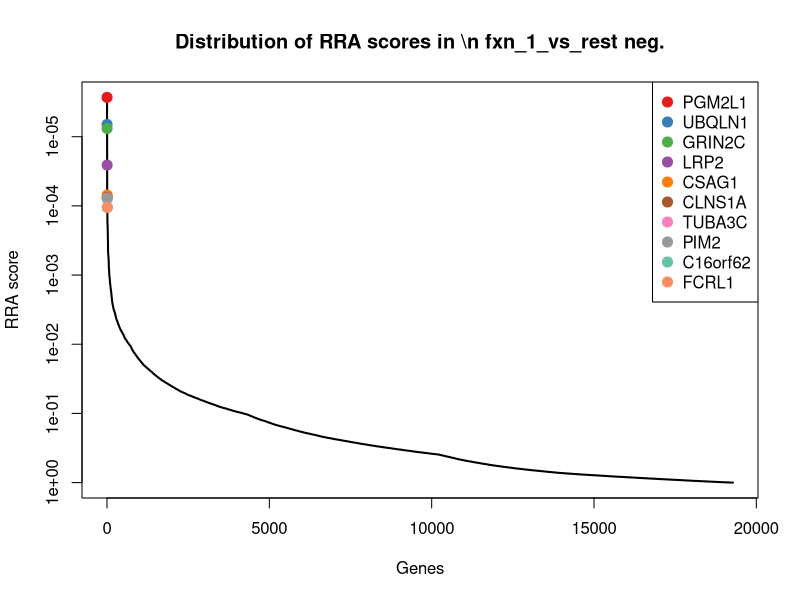
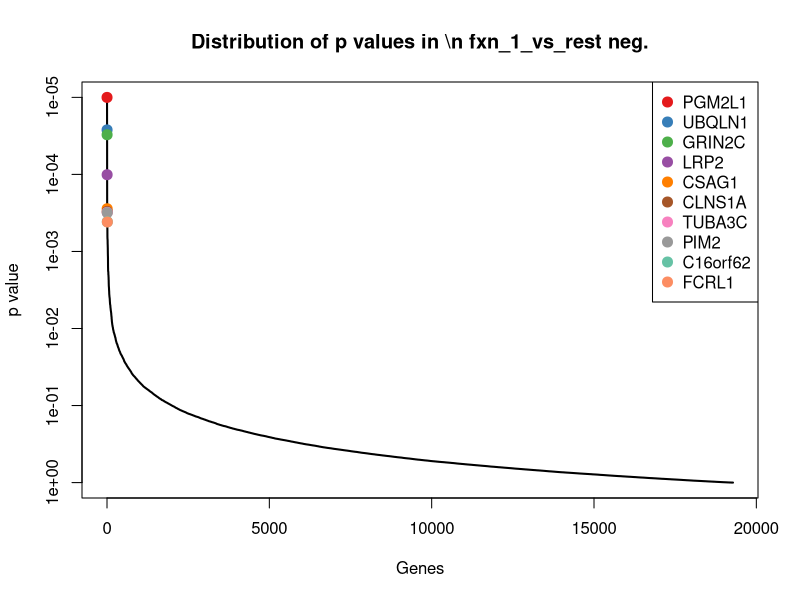
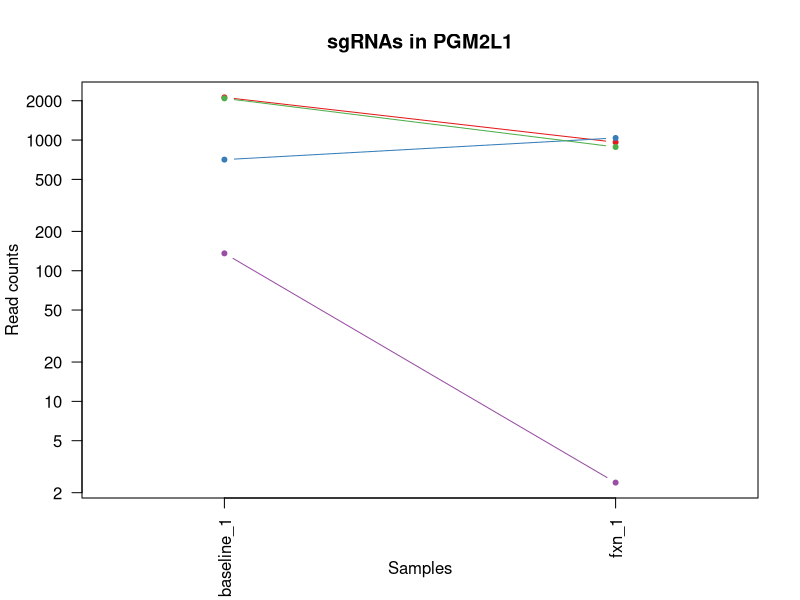
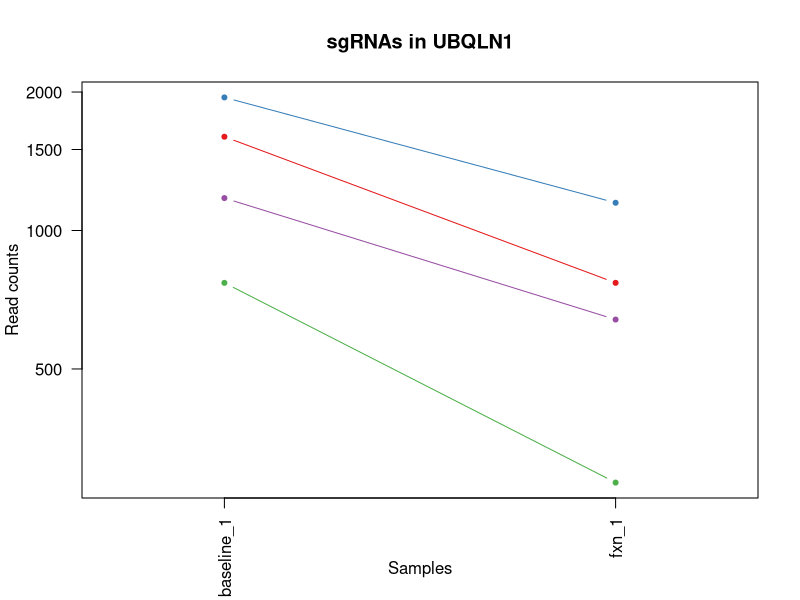
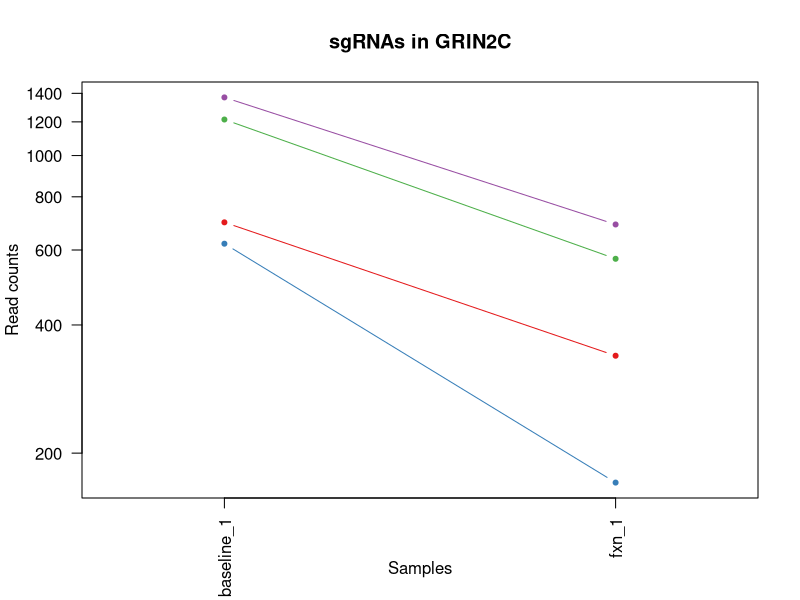
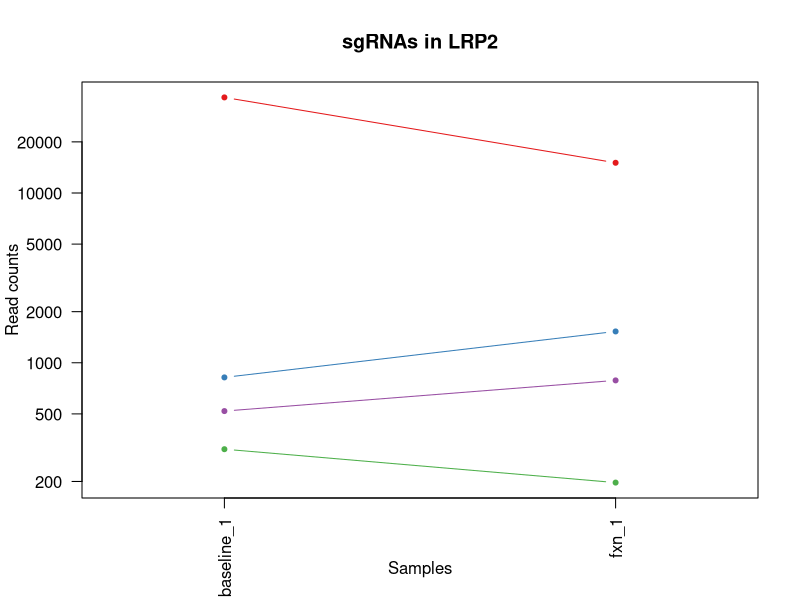
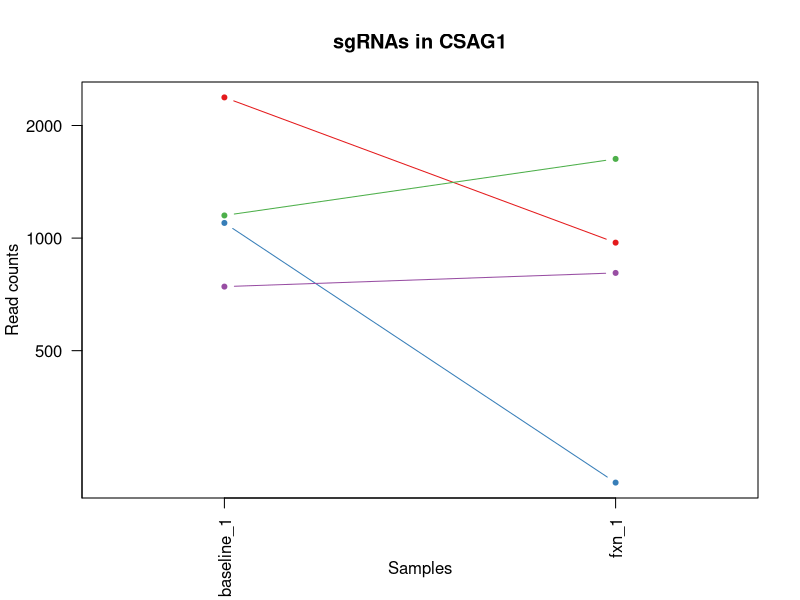
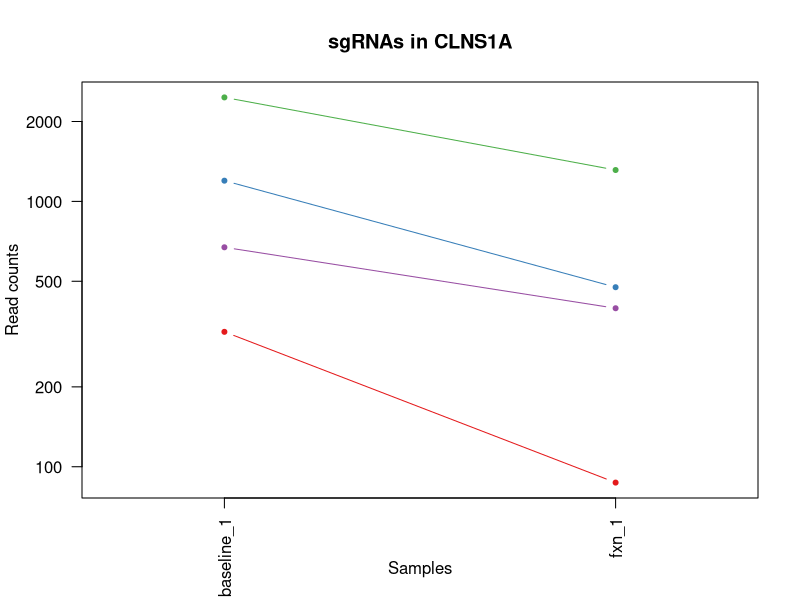

Write R code to recreate these figures, in order. (Note: this script raises an error after producing the figures.)
pdf(file='totalNormTest_totalNormCount_screen1.pdf',width=4.5,height=4.5);
gstable=read.table('totalNormTest_totalNormCount_screen1.gene_summary.txt',header=T)
# 
#
# parameters
# Do not modify the variables beginning with "__"

# gstablename='__GENE_SUMMARY_FILE__'
startindex=3
# outputfile='__OUTPUT_FILE__'
targetgenelist=c("PGM2L1","UBQLN1","GRIN2C","LRP2","CSAG1","CLNS1A","TUBA3C","PIM2","C16orf62","FCRL1")
# samplelabel=sub('.\\w+.\\w+$','',colnames(gstable)[startindex]);
samplelabel='fxn_1_vs_rest neg.'


# You need to write some codes in front of this code:
# gstable=read.table(gstablename,header=T)
# pdf(file=outputfile,width=6,height=6)


# set up color using RColorBrewer
#library(RColorBrewer)
#colors <- brewer.pal(length(targetgenelist), "Set1")

colors=c( "#E41A1C", "#377EB8", "#4DAF4A", "#984EA3", "#FF7F00",  "#A65628", "#F781BF",
          "#999999", "#66C2A5", "#FC8D62", "#8DA0CB", "#E78AC3", "#A6D854", "#FFD92F", "#E5C494", "#B3B3B3", 
          "#8DD3C7", "#FFFFB3", "#BEBADA", "#FB8072", "#80B1D3", "#FDB462", "#B3DE69", "#FCCDE5",
          "#D9D9D9", "#BC80BD", "#CCEBC5", "#FFED6F")

######
# function definition

plotrankedvalues<-function(val, tglist, ...){
  
  plot(val,log='y',ylim=c(max(val),min(val)),type='l',lwd=2, ...)
  if(length(tglist)>0){
    for(i in 1:length(tglist)){
      targetgene=tglist[i];
      tx=which(names(val)==targetgene);ty=val[targetgene];
      points(tx,ty,col=colors[(i %% length(colors)) ],cex=2,pch=20)
      # text(tx+50,ty,targetgene,col=colors[i])
    }
    legend('topright',tglist,pch=20,pt.cex = 2,cex=1,col=colors)
  }
}



plotrandvalues<-function(val,targetgenelist, ...){
  # choose the one with the best distance distribution
  
  mindiffvalue=0;
  randval=val;
  for(i in 1:20){
    randval0=sample(val)
    vindex=sort(which(names(randval0) %in% targetgenelist))
    if(max(vindex)>0.9*length(val)){
      # print('pass...')
      next;
    }
    mindiffind=min(diff(vindex));
    if (mindiffind > mindiffvalue){
      mindiffvalue=mindiffind;
      randval=randval0;
      # print(paste('Diff: ',mindiffvalue))
    }
  }
  plot(randval,log='y',ylim=c(max(randval),min(randval)),pch=20,col='grey', ...)
  
  if(length(targetgenelist)>0){
    for(i in 1:length(targetgenelist)){
      targetgene=targetgenelist[i];
      tx=which(names(randval)==targetgene);ty=randval[targetgene];
      points(tx,ty,col=colors[(i %% length(colors)) ],cex=2,pch=20)
      text(tx+50,ty,targetgene,col=colors[i])
    }
  }
  
}




# set.seed(1235)



pvec=gstable[,startindex]
names(pvec)=gstable[,'id']
pvec=sort(pvec);

plotrankedvalues(pvec,targetgenelist,xlab='Genes',ylab='RRA score',main=paste('Distribution of RRA scores in \\n',samplelabel))

# plotrandvalues(pvec,targetgenelist,xlab='Genes',ylab='RRA score',main=paste('Distribution of RRA scores in \\n',samplelabel))


pvec=gstable[,startindex+1]
names(pvec)=gstable[,'id']
pvec=sort(pvec);

plotrankedvalues(pvec,targetgenelist,xlab='Genes',ylab='p value',main=paste('Distribution of p values in \\n',samplelabel))

# plotrandvalues(pvec,targetgenelist,xlab='Genes',ylab='p value',main=paste('Distribution of p values in \\n',samplelabel))



# you need to write after this code:
# dev.off()






# parameters
# Do not modify the variables beginning with "__"
targetmat=list(c(2119.7237271130216,961.6257232426135),c(707.3425915474975,1036.6658808366903),c(2084.010990406226,883.8063005524599),c(134.78678047403452,1.3896325480384588))
targetgene="PGM2L1"
collabel=c("baseline_1","fxn_1")

# set up color using RColorBrewer
#library(RColorBrewer)
#colors <- brewer.pal(length(targetgenelist), "Set1")

colors=c( "#E41A1C", "#377EB8", "#4DAF4A", "#984EA3", "#FF7F00",  "#A65628", "#F781BF",
          "#999999", "#66C2A5", "#FC8D62", "#8DA0CB", "#E78AC3", "#A6D854", "#FFD92F", "#E5C494", "#B3B3B3", 
          "#8DD3C7", "#FFFFB3", "#BEBADA", "#FB8072", "#80B1D3", "#FDB462", "#B3DE69", "#FCCDE5",
          "#D9D9D9", "#BC80BD", "#CCEBC5", "#FFED6F")


## code

targetmatvec=unlist(targetmat)+1
yrange=range(targetmatvec[targetmatvec>0]);
# yrange[1]=1; # set the minimum value to 1
for(i in 1:length(targetmat)){
  vali=targetmat[[i]]+1;
  if(i==1){
    plot(1:length(vali),vali,type='b',las=1,pch=20,main=paste('sgRNAs in',targetgene),ylab='Read counts',xlab='Samples',xlim=c(0.7,length(vali)+0.3),ylim = yrange,col=colors[(i %% length(colors))],xaxt='n',log='y')
    axis(1,at=1:length(vali),labels=(collabel),las=2)
    # lines(0:100,rep(1,101),col='black');
  }else{
    lines(1:length(vali),vali,type='b',pch=20,col=colors[(i %% length(colors))])
  }
}




# parameters
# Do not modify the variables beginning with "__"
targetmat=list(c(1597.8569616879138,768.4667990652678),c(1945.7681386379859,1147.8364846797672),c(768.3998510784704,282.09540725180716),c(1175.0642400300446,639.230972097691))
targetgene="UBQLN1"
collabel=c("baseline_1","fxn_1")

# set up color using RColorBrewer
#library(RColorBrewer)
#colors <- brewer.pal(length(targetgenelist), "Set1")

colors=c( "#E41A1C", "#377EB8", "#4DAF4A", "#984EA3", "#FF7F00",  "#A65628", "#F781BF",
          "#999999", "#66C2A5", "#FC8D62", "#8DA0CB", "#E78AC3", "#A6D854", "#FFD92F", "#E5C494", "#B3B3B3", 
          "#8DD3C7", "#FFFFB3", "#BEBADA", "#FB8072", "#80B1D3", "#FDB462", "#B3DE69", "#FCCDE5",
          "#D9D9D9", "#BC80BD", "#CCEBC5", "#FFED6F")


## code

targetmatvec=unlist(targetmat)+1
yrange=range(targetmatvec[targetmatvec>0]);
# yrange[1]=1; # set the minimum value to 1
for(i in 1:length(targetmat)){
  vali=targetmat[[i]]+1;
  if(i==1){
    plot(1:length(vali),vali,type='b',las=1,pch=20,main=paste('sgRNAs in',targetgene),ylab='Read counts',xlab='Samples',xlim=c(0.7,length(vali)+0.3),ylim = yrange,col=colors[(i %% length(colors))],xaxt='n',log='y')
    axis(1,at=1:length(vali),labels=(collabel),las=2)
    # lines(0:100,rep(1,101),col='black');
  }else{
    lines(1:length(vali),vali,type='b',pch=20,col=colors[(i %% length(colors))])
  }
}




# parameters
# Do not modify the variables beginning with "__"
targetmat=list(c(695.8223539001441,337.6807091733455),c(619.7887854276117,169.535170860692),c(1214.233048031046,571.1389772438067),c(1368.6042325055814,687.8681112790372))
targetgene="GRIN2C"
collabel=c("baseline_1","fxn_1")

# set up color using RColorBrewer
#library(RColorBrewer)
#colors <- brewer.pal(length(targetgenelist), "Set1")

colors=c( "#E41A1C", "#377EB8", "#4DAF4A", "#984EA3", "#FF7F00",  "#A65628", "#F781BF",
          "#999999", "#66C2A5", "#FC8D62", "#8DA0CB", "#E78AC3", "#A6D854", "#FFD92F", "#E5C494", "#B3B3B3", 
          "#8DD3C7", "#FFFFB3", "#BEBADA", "#FB8072", "#80B1D3", "#FDB462", "#B3DE69", "#FCCDE5",
          "#D9D9D9", "#BC80BD", "#CCEBC5", "#FFED6F")


## code

targetmatvec=unlist(targetmat)+1
yrange=range(targetmatvec[targetmatvec>0]);
# yrange[1]=1; # set the minimum value to 1
for(i in 1:length(targetmat)){
  vali=targetmat[[i]]+1;
  if(i==1){
    plot(1:length(vali),vali,type='b',las=1,pch=20,main=paste('sgRNAs in',targetgene),ylab='Read counts',xlab='Samples',xlim=c(0.7,length(vali)+0.3),ylim = yrange,col=colors[(i %% length(colors))],xaxt='n',log='y')
    axis(1,at=1:length(vali),labels=(collabel),las=2)
    # lines(0:100,rep(1,101),col='black');
  }else{
    lines(1:length(vali),vali,type='b',pch=20,col=colors[(i %% length(colors))])
  }
}




# parameters
# Do not modify the variables beginning with "__"
targetmat=list(c(36553.714055052274,15062.227188188857),c(819.0888967268253,1528.5958028423047),c(308.74236894907057,195.93818927342272),c(518.410694130902,786.5320221897678))
targetgene="LRP2"
collabel=c("baseline_1","fxn_1")

# set up color using RColorBrewer
#library(RColorBrewer)
#colors <- brewer.pal(length(targetgenelist), "Set1")

colors=c( "#E41A1C", "#377EB8", "#4DAF4A", "#984EA3", "#FF7F00",  "#A65628", "#F781BF",
          "#999999", "#66C2A5", "#FC8D62", "#8DA0CB", "#E78AC3", "#A6D854", "#FFD92F", "#E5C494", "#B3B3B3", 
          "#8DD3C7", "#FFFFB3", "#BEBADA", "#FB8072", "#80B1D3", "#FDB462", "#B3DE69", "#FCCDE5",
          "#D9D9D9", "#BC80BD", "#CCEBC5", "#FFED6F")


## code

targetmatvec=unlist(targetmat)+1
yrange=range(targetmatvec[targetmatvec>0]);
# yrange[1]=1; # set the minimum value to 1
for(i in 1:length(targetmat)){
  vali=targetmat[[i]]+1;
  if(i==1){
    plot(1:length(vali),vali,type='b',las=1,pch=20,main=paste('sgRNAs in',targetgene),ylab='Read counts',xlab='Samples',xlim=c(0.7,length(vali)+0.3),ylim = yrange,col=colors[(i %% length(colors))],xaxt='n',log='y')
    axis(1,at=1:length(vali),labels=(collabel),las=2)
    # lines(0:100,rep(1,101),col='black');
  }else{
    lines(1:length(vali),vali,type='b',pch=20,col=colors[(i %% length(colors))])
  }
}




# parameters
# Do not modify the variables beginning with "__"
targetmat=list(c(2376.6250266490024,971.3531510788828),c(1096.7266240280417,220.95157513811498),c(1148.567693441132,1627.2597137530354),c(740.7512807248222,805.9868778623062))
targetgene="CSAG1"
collabel=c("baseline_1","fxn_1")

# set up color using RColorBrewer
#library(RColorBrewer)
#colors <- brewer.pal(length(targetgenelist), "Set1")

colors=c( "#E41A1C", "#377EB8", "#4DAF4A", "#984EA3", "#FF7F00",  "#A65628", "#F781BF",
          "#999999", "#66C2A5", "#FC8D62", "#8DA0CB", "#E78AC3", "#A6D854", "#FFD92F", "#E5C494", "#B3B3B3", 
          "#8DD3C7", "#FFFFB3", "#BEBADA", "#FB8072", "#80B1D3", "#FDB462", "#B3DE69", "#FCCDE5",
          "#D9D9D9", "#BC80BD", "#CCEBC5", "#FFED6F")


## code

targetmatvec=unlist(targetmat)+1
yrange=range(targetmatvec[targetmatvec>0]);
# yrange[1]=1; # set the minimum value to 1
for(i in 1:length(targetmat)){
  vali=targetmat[[i]]+1;
  if(i==1){
    plot(1:length(vali),vali,type='b',las=1,pch=20,main=paste('sgRNAs in',targetgene),ylab='Read counts',xlab='Samples',xlim=c(0.7,length(vali)+0.3),ylim = yrange,col=colors[(i %% length(colors))],xaxt='n',log='y')
    axis(1,at=1:length(vali),labels=(collabel),las=2)
    # lines(0:100,rep(1,101),col='black');
  }else{
    lines(1:length(vali),vali,type='b',pch=20,col=colors[(i %% length(colors))])
  }
}




# parameters
# Do not modify the variables beginning with "__"
targetmat=list(c(321.41463036115925,86.15721797838445),c(1195.8006677952808,473.8646988811145),c(2464.178832768888,1311.8131253483052),c(670.4778310759667,394.6556436429223))
targetgene="CLNS1A"
collabel=c("baseline_1","fxn_1")

# set up color using RColorBrewer
#library(RColorBrewer)
#colors <- brewer.pal(length(targetgenelist), "Set1")

colors=c( "#E41A1C", "#377EB8", "#4DAF4A", "#984EA3", "#FF7F00",  "#A65628", "#F781BF",
          "#999999", "#66C2A5", "#FC8D62", "#8DA0CB", "#E78AC3", "#A6D854", "#FFD92F", "#E5C494", "#B3B3B3", 
          "#8DD3C7", "#FFFFB3", "#BEBADA", "#FB8072", "#80B1D3", "#FDB462", "#B3DE69", "#FCCDE5",
          "#D9D9D9", "#BC80BD", "#CCEBC5", "#FFED6F")


## code

targetmatvec=unlist(targetmat)+1
yrange=range(targetmatvec[targetmatvec>0]);
# yrange[1]=1; # set the minimum value to 1
for(i in 1:length(targetmat)){
  vali=targetmat[[i]]+1;
  if(i==1){
    plot(1:length(vali),vali,type='b',las=1,pch=20,main=paste('sgRNAs in',targetgene),ylab='Read counts',xlab='Samples',xlim=c(0.7,length(vali)+0.3),ylim = yrange,col=colors[(i %% length(colors))],xaxt='n',log='y')
    axis(1,at=1:length(vali),labels=(collabel),las=2)
    # lines(0:100,rep(1,101),col='black');
  }else{
    lines(1:length(vali),vali,type='b',pch=20,col=colors[(i %% length(colors))])
  }
}




# parameters
# Do not modify the variables beginning with "__"
targetmat=list(c(31377.6712800964,13489.163143809319),c(473.48176730622384,312.66732330865324),c(1052.9497209680987,1340.9954088571128),c(1550.623987333765,1171.4602379964208))
targetgene="TUBA3C"
collabel=c("baseline_1","fxn_1")

# set up color using RColorBrewer
#library(RColorBrewer)
#colors <- brewer.pal(length(targetgenelist), "Set1")

colors=c( "#E41A1C", "#377EB8", "#4DAF4A", "#984EA3", "#FF7F00",  "#A65628", "#F781BF",
          "#999999", "#66C2A5", "#FC8D62", "#8DA0CB", "#E78AC3", "#A6D854", "#FFD92F", "#E5C494", "#B3B3B3", 
          "#8DD3C7", "#FFFFB3", "#BEBADA", "#FB8072", "#80B1D3", "#FDB462", "#B3DE69", "#FCCDE5",
          "#D9D9D9", "#BC80BD", "#CCEBC5", "#FFED6F")


## code

targetmatvec=unlist(targetmat)+1
yrange=range(targetmatvec[targetmatvec>0]);
# yrange[1]=1; # set the minimum value to 1
for(i in 1:length(targetmat)){
  vali=targetmat[[i]]+1;
  if(i==1){
    plot(1:length(vali),vali,type='b',las=1,pch=20,main=paste('sgRNAs in',targetgene),ylab='Read counts',xlab='Samples',xlim=c(0.7,length(vali)+0.3),ylim = yrange,col=colors[(i %% length(colors))],xaxt='n',log='y')
    axis(1,at=1:length(vali),labels=(collabel),las=2)
    # lines(0:100,rep(1,101),col='black');
  }else{
    lines(1:length(vali),vali,type='b',pch=20,col=colors[(i %% length(colors))])
  }
}




# parameters
# Do not modify the variables beginning with "__"
targetmat=list(c(660.1096171933485,357.1355648458839),c(2033.3219447578715,1371.567324913959),c(1650.8500548657391,893.5337283887291),c(577.1639061324043,315.44658840473016))
targetgene="PIM2"
collabel=c("baseline_1","fxn_1")

# set up color using RColorBrewer
#library(RColorBrewer)
#colors <- brewer.pal(length(targetgenelist), "Set1")

colors=c( "#E41A1C", "#377EB8", "#4DAF4A", "#984EA3", "#FF7F00",  "#A65628", "#F781BF",
          "#999999", "#66C2A5", "#FC8D62", "#8DA0CB", "#E78AC3", "#A6D854", "#FFD92F", "#E5C494", "#B3B3B3", 
          "#8DD3C7", "#FFFFB3", "#BEBADA", "#FB8072", "#80B1D3", "#FDB462", "#B3DE69", "#FCCDE5",
          "#D9D9D9", "#BC80BD", "#CCEBC5", "#FFED6F")


## code

targetmatvec=unlist(targetmat)+1
yrange=range(targetmatvec[targetmatvec>0]);
# yrange[1]=1; # set the minimum value to 1
for(i in 1:length(targetmat)){
  vali=targetmat[[i]]+1;
  if(i==1){
    plot(1:length(vali),vali,type='b',las=1,pch=20,main=paste('sgRNAs in',targetgene),ylab='Read counts',xlab='Samples',xlim=c(0.7,length(vali)+0.3),ylim = yrange,col=colors[(i %% length(colors))],xaxt='n',log='y')
    axis(1,at=1:length(vali),labels=(collabel),las=2)
    # lines(0:100,rep(1,101),col='black');
  }else{
    lines(1:length(vali),vali,type='b',pch=20,col=colors[(i %% length(colors))])
  }
}




# parameters
# Do not modify the variables beginning with "__"
targetmat=list(c(4847.716002006302,3479.639900288301),c(548.3633120140208,792.0905523819216),c(2009.1294456984294,800.4283476701523),c(609.4205715449938,94.4950132666152))
targetgene="C16orf62"
collabel=c("baseline_1","fxn_1")

# set up color using RColorBrewer
#library(RColorBrewer)
#colors <- brewer.pal(length(targetgenelist), "Set1")

colors=c( "#E41A1C", "#377EB8", "#4DAF4A", "#984EA3", "#FF7F00",  "#A65628", "#F781BF",
          "#999999", "#66C2A5", "#FC8D62", "#8DA0CB", "#E78AC3", "#A6D854", "#FFD92F", "#E5C494", "#B3B3B3", 
          "#8DD3C7", "#FFFFB3", "#BEBADA", "#FB8072", "#80B1D3", "#FDB462", "#B3DE69", "#FCCDE5",
          "#D9D9D9", "#BC80BD", "#CCEBC5", "#FFED6F")


## code

targetmatvec=unlist(targetmat)+1
yrange=range(targetmatvec[targetmatvec>0]);
# yrange[1]=1; # set the minimum value to 1
for(i in 1:length(targetmat)){
  vali=targetmat[[i]]+1;
  if(i==1){
    plot(1:length(vali),vali,type='b',las=1,pch=20,main=paste('sgRNAs in',targetgene),ylab='Read counts',xlab='Samples',xlim=c(0.7,length(vali)+0.3),ylim = yrange,col=colors[(i %% length(colors))],xaxt='n',log='y')
    axis(1,at=1:length(vali),labels=(collabel),las=2)
    # lines(0:100,rep(1,101),col='black');
  }else{
    lines(1:length(vali),vali,type='b',pch=20,col=colors[(i %% length(colors))])
  }
}




# parameters
# Do not modify the variables beginning with "__"
targetmat=list(c(2336.3041948832656,982.4702114631904),c(900.8825840230343,1185.3565634768054),c(880.1461562577982,1049.1725737690365),c(4341.977569287488,1924.6410790332654))
targetgene="FCRL1"
collabel=c("baseline_1","fxn_1")

# set up color using RColorBrewer
#library(RColorBrewer)
#colors <- brewer.pal(length(targetgenelist), "Set1")

colors=c( "#E41A1C", "#377EB8", "#4DAF4A", "#984EA3", "#FF7F00",  "#A65628", "#F781BF",
          "#999999", "#66C2A5", "#FC8D62", "#8DA0CB", "#E78AC3", "#A6D854", "#FFD92F", "#E5C494", "#B3B3B3", 
          "#8DD3C7", "#FFFFB3", "#BEBADA", "#FB8072", "#80B1D3", "#FDB462", "#B3DE69", "#FCCDE5",
          "#D9D9D9", "#BC80BD", "#CCEBC5", "#FFED6F")


## code

targetmatvec=unlist(targetmat)+1
yrange=range(targetmatvec[targetmatvec>0]);
# yrange[1]=1; # set the minimum value to 1
for(i in 1:length(targetmat)){
  vali=targetmat[[i]]+1;
  if(i==1){
    plot(1:length(vali),vali,type='b',las=1,pch=20,main=paste('sgRNAs in',targetgene),ylab='Read counts',xlab='Samples',xlim=c(0.7,length(vali)+0.3),ylim = yrange,col=colors[(i %% length(colors))],xaxt='n',log='y')
    axis(1,at=1:length(vali),labels=(collabel),las=2)
    # lines(0:100,rep(1,101),col='black');
  }else{
    lines(1:length(vali),vali,type='b',pch=20,col=colors[(i %% length(colors))])
  }
}



# 
#
# parameters
# Do not modify the variables beginning with "__"

# gstablename='__GENE_SUMMARY_FILE__'
startindex=9
# outputfile='__OUTPUT_FILE__'
targetgenelist=c("TRA2B","CSNK2A1","DDX6","RPL27A","C9orf62","SUPV3L1","ATPAF2","CSNK1A1","HSD17B10","NPIPB6")
# samplelabel=sub('.\\w+.\\w+$','',colnames(gstable)[startindex]);
samplelabel='fxn_1_vs_rest pos.'


# You need to write some codes in front of this code:
# gstable=read.table(gstablename,header=T)
# pdf(file=outputfile,width=6,height=6)


# set up color using RColorBrewer
#library(RColorBrewer)
#colors <- brewer.pal(length(targetgenelist), "Set1")

colors=c( "#E41A1C", "#377EB8", "#4DAF4A", "#984EA3", "#FF7F00",  "#A65628", "#F781BF",
          "#999999", "#66C2A5", "#FC8D62", "#8DA0CB", "#E78AC3", "#A6D854", "#FFD92F", "#E5C494", "#B3B3B3", 
          "#8DD3C7", "#FFFFB3", "#BEBADA", "#FB8072", "#80B1D3", "#FDB462", "#B3DE69", "#FCCDE5",
          "#D9D9D9", "#BC80BD", "#CCEBC5", "#FFED6F")

######
# function definition

plotrankedvalues<-function(val, tglist, ...){
  
  plot(val,log='y',ylim=c(max(val),min(val)),type='l',lwd=2, ...)
  if(length(tglist)>0){
    for(i in 1:length(tglist)){
      targetgene=tglist[i];
      tx=which(names(val)==targetgene);ty=val[targetgene];
      points(tx,ty,col=colors[(i %% length(colors)) ],cex=2,pch=20)
      # text(tx+50,ty,targetgene,col=colors[i])
    }
    legend('topright',tglist,pch=20,pt.cex = 2,cex=1,col=colors)
  }
}



plotrandvalues<-function(val,targetgenelist, ...){
  # choose the one with the best distance distribution
  
  mindiffvalue=0;
  randval=val;
  for(i in 1:20){
    randval0=sample(val)
    vindex=sort(which(names(randval0) %in% targetgenelist))
    if(max(vindex)>0.9*length(val)){
      # print('pass...')
      next;
    }
    mindiffind=min(diff(vindex));
    if (mindiffind > mindiffvalue){
      mindiffvalue=mindiffind;
      randval=randval0;
      # print(paste('Diff: ',mindiffvalue))
    }
  }
  plot(randval,log='y',ylim=c(max(randval),min(randval)),pch=20,col='grey', ...)
  
  if(length(targetgenelist)>0){
    for(i in 1:length(targetgenelist)){
      targetgene=targetgenelist[i];
      tx=which(names(randval)==targetgene);ty=randval[targetgene];
      points(tx,ty,col=colors[(i %% length(colors)) ],cex=2,pch=20)
      text(tx+50,ty,targetgene,col=colors[i])
    }
  }
  
}




# set.seed(1235)



pvec=gstable[,startindex]
names(pvec)=gstable[,'id']
pvec=sort(pvec);

plotrankedvalues(pvec,targetgenelist,xlab='Genes',ylab='RRA score',main=paste('Distribution of RRA scores in \\n',samplelabel))

# plotrandvalues(pvec,targetgenelist,xlab='Genes',ylab='RRA score',main=paste('Distribution of RRA scores in \\n',samplelabel))


pvec=gstable[,startindex+1]
names(pvec)=gstable[,'id']
pvec=sort(pvec);

plotrankedvalues(pvec,targetgenelist,xlab='Genes',ylab='p value',main=paste('Distribution of p values in \\n',samplelabel))

# plotrandvalues(pvec,targetgenelist,xlab='Genes',ylab='p value',main=paste('Distribution of p values in \\n',samplelabel))



# you need to write after this code:
# dev.off()






# parameters
# Do not modify the variables beginning with "__"
targetmat=list(c(2130.0919409956396,7584.614447193909),c(2964.1571466640244,9550.944502668328),c(2961.8530991345538,6795.303159908064),c(2221.101818409731,8094.609592324023))
targetgene="TRA2B"
collabel=c("baseline_1","fxn_1")

# set up color using RColorBrewer
#library(RColorBrewer)
#colors <- brewer.pal(length(targetgenelist), "Set1")

colors=c( "#E41A1C", "#377EB8", "#4DAF4A", "#984EA3", "#FF7F00",  "#A65628", "#F781BF",
          "#999999", "#66C2A5", "#FC8D62", "#8DA0CB", "#E78AC3", "#A6D854", "#FFD92F", "#E5C494", "#B3B3B3", 
          "#8DD3C7", "#FFFFB3", "#BEBADA", "#FB8072", "#80B1D3", "#FDB462", "#B3DE69", "#FCCDE5",
          "#D9D9D9", "#BC80BD", "#CCEBC5", "#FFED6F")


## code

targetmatvec=unlist(targetmat)+1
yrange=range(targetmatvec[targetmatvec>0]);
# yrange[1]=1; # set the minimum value to 1
for(i in 1:length(targetmat)){
  vali=targetmat[[i]]+1;
  if(i==1){
    plot(1:length(vali),vali,type='b',las=1,pch=20,main=paste('sgRNAs in',targetgene),ylab='Read counts',xlab='Samples',xlim=c(0.7,length(vali)+0.3),ylim = yrange,col=colors[(i %% length(colors))],xaxt='n',log='y')
    axis(1,at=1:length(vali),labels=(collabel),las=2)
    # lines(0:100,rep(1,101),col='black');
  }else{
    lines(1:length(vali),vali,type='b',pch=20,col=colors[(i %% length(colors))])
  }
}




# parameters
# Do not modify the variables beginning with "__"
targetmat=list(c(11180.390636756454,27132.57550045091),c(1010.3248416728914,2633.3536785328797),c(673.9339023701727,1766.2229685568811),c(925.0750830824763,2495.780056277072))
targetgene="CSNK2A1"
collabel=c("baseline_1","fxn_1")

# set up color using RColorBrewer
#library(RColorBrewer)
#colors <- brewer.pal(length(targetgenelist), "Set1")

colors=c( "#E41A1C", "#377EB8", "#4DAF4A", "#984EA3", "#FF7F00",  "#A65628", "#F781BF",
          "#999999", "#66C2A5", "#FC8D62", "#8DA0CB", "#E78AC3", "#A6D854", "#FFD92F", "#E5C494", "#B3B3B3", 
          "#8DD3C7", "#FFFFB3", "#BEBADA", "#FB8072", "#80B1D3", "#FDB462", "#B3DE69", "#FCCDE5",
          "#D9D9D9", "#BC80BD", "#CCEBC5", "#FFED6F")


## code

targetmatvec=unlist(targetmat)+1
yrange=range(targetmatvec[targetmatvec>0]);
# yrange[1]=1; # set the minimum value to 1
for(i in 1:length(targetmat)){
  vali=targetmat[[i]]+1;
  if(i==1){
    plot(1:length(vali),vali,type='b',las=1,pch=20,main=paste('sgRNAs in',targetgene),ylab='Read counts',xlab='Samples',xlim=c(0.7,length(vali)+0.3),ylim = yrange,col=colors[(i %% length(colors))],xaxt='n',log='y')
    axis(1,at=1:length(vali),labels=(collabel),las=2)
    # lines(0:100,rep(1,101),col='black');
  }else{
    lines(1:length(vali),vali,type='b',pch=20,col=colors[(i %% length(colors))])
  }
}




# parameters
# Do not modify the variables beginning with "__"
targetmat=list(c(2173.8688440555825,2712.562733771072),c(284.5498698896285,1160.343177612113),c(101.37809129670974,651.7376650300372),c(186.62784988712474,608.659056040845))
targetgene="DDX6"
collabel=c("baseline_1","fxn_1")

# set up color using RColorBrewer
#library(RColorBrewer)
#colors <- brewer.pal(length(targetgenelist), "Set1")

colors=c( "#E41A1C", "#377EB8", "#4DAF4A", "#984EA3", "#FF7F00",  "#A65628", "#F781BF",
          "#999999", "#66C2A5", "#FC8D62", "#8DA0CB", "#E78AC3", "#A6D854", "#FFD92F", "#E5C494", "#B3B3B3", 
          "#8DD3C7", "#FFFFB3", "#BEBADA", "#FB8072", "#80B1D3", "#FDB462", "#B3DE69", "#FCCDE5",
          "#D9D9D9", "#BC80BD", "#CCEBC5", "#FFED6F")


## code

targetmatvec=unlist(targetmat)+1
yrange=range(targetmatvec[targetmatvec>0]);
# yrange[1]=1; # set the minimum value to 1
for(i in 1:length(targetmat)){
  vali=targetmat[[i]]+1;
  if(i==1){
    plot(1:length(vali),vali,type='b',las=1,pch=20,main=paste('sgRNAs in',targetgene),ylab='Read counts',xlab='Samples',xlim=c(0.7,length(vali)+0.3),ylim = yrange,col=colors[(i %% length(colors))],xaxt='n',log='y')
    axis(1,at=1:length(vali),labels=(collabel),las=2)
    # lines(0:100,rep(1,101),col='black');
  }else{
    lines(1:length(vali),vali,type='b',pch=20,col=colors[(i %% length(colors))])
  }
}




# parameters
# Do not modify the variables beginning with "__"
targetmat=list(c(158.9792795334766,376.5904205184224),c(50.68904564835487,157.02847792834586),c(421.6406978931337,1065.848164345498),c(6.912142588412028,291.8228350880764))
targetgene="RPL27A"
collabel=c("baseline_1","fxn_1")

# set up color using RColorBrewer
#library(RColorBrewer)
#colors <- brewer.pal(length(targetgenelist), "Set1")

colors=c( "#E41A1C", "#377EB8", "#4DAF4A", "#984EA3", "#FF7F00",  "#A65628", "#F781BF",
          "#999999", "#66C2A5", "#FC8D62", "#8DA0CB", "#E78AC3", "#A6D854", "#FFD92F", "#E5C494", "#B3B3B3", 
          "#8DD3C7", "#FFFFB3", "#BEBADA", "#FB8072", "#80B1D3", "#FDB462", "#B3DE69", "#FCCDE5",
          "#D9D9D9", "#BC80BD", "#CCEBC5", "#FFED6F")


## code

targetmatvec=unlist(targetmat)+1
yrange=range(targetmatvec[targetmatvec>0]);
# yrange[1]=1; # set the minimum value to 1
for(i in 1:length(targetmat)){
  vali=targetmat[[i]]+1;
  if(i==1){
    plot(1:length(vali),vali,type='b',las=1,pch=20,main=paste('sgRNAs in',targetgene),ylab='Read counts',xlab='Samples',xlim=c(0.7,length(vali)+0.3),ylim = yrange,col=colors[(i %% length(colors))],xaxt='n',log='y')
    axis(1,at=1:length(vali),labels=(collabel),las=2)
    # lines(0:100,rep(1,101),col='black');
  }else{
    lines(1:length(vali),vali,type='b',pch=20,col=colors[(i %% length(colors))])
  }
}




# parameters
# Do not modify the variables beginning with "__"
targetmat=list(c(1323.6753056809032,1290.9686371277282),c(1901.9912355780427,6800.861690100218),c(781.0721124905591,3079.425726453225),c(770.7038986079411,979.6909463671135))
targetgene="C9orf62"
collabel=c("baseline_1","fxn_1")

# set up color using RColorBrewer
#library(RColorBrewer)
#colors <- brewer.pal(length(targetgenelist), "Set1")

colors=c( "#E41A1C", "#377EB8", "#4DAF4A", "#984EA3", "#FF7F00",  "#A65628", "#F781BF",
          "#999999", "#66C2A5", "#FC8D62", "#8DA0CB", "#E78AC3", "#A6D854", "#FFD92F", "#E5C494", "#B3B3B3", 
          "#8DD3C7", "#FFFFB3", "#BEBADA", "#FB8072", "#80B1D3", "#FDB462", "#B3DE69", "#FCCDE5",
          "#D9D9D9", "#BC80BD", "#CCEBC5", "#FFED6F")


## code

targetmatvec=unlist(targetmat)+1
yrange=range(targetmatvec[targetmatvec>0]);
# yrange[1]=1; # set the minimum value to 1
for(i in 1:length(targetmat)){
  vali=targetmat[[i]]+1;
  if(i==1){
    plot(1:length(vali),vali,type='b',las=1,pch=20,main=paste('sgRNAs in',targetgene),ylab='Read counts',xlab='Samples',xlim=c(0.7,length(vali)+0.3),ylim = yrange,col=colors[(i %% length(colors))],xaxt='n',log='y')
    axis(1,at=1:length(vali),labels=(collabel),las=2)
    # lines(0:100,rep(1,101),col='black');
  }else{
    lines(1:length(vali),vali,type='b',pch=20,col=colors[(i %% length(colors))])
  }
}




# parameters
# Do not modify the variables beginning with "__"
targetmat=list(c(1112.8549567343364,921.3263793494983),c(238.46891930021494,501.6573498418837),c(851.3455621394147,4156.390951183031),c(23.040475294706756,193.1589241773458))
targetgene="SUPV3L1"
collabel=c("baseline_1","fxn_1")

# set up color using RColorBrewer
#library(RColorBrewer)
#colors <- brewer.pal(length(targetgenelist), "Set1")

colors=c( "#E41A1C", "#377EB8", "#4DAF4A", "#984EA3", "#FF7F00",  "#A65628", "#F781BF",
          "#999999", "#66C2A5", "#FC8D62", "#8DA0CB", "#E78AC3", "#A6D854", "#FFD92F", "#E5C494", "#B3B3B3", 
          "#8DD3C7", "#FFFFB3", "#BEBADA", "#FB8072", "#80B1D3", "#FDB462", "#B3DE69", "#FCCDE5",
          "#D9D9D9", "#BC80BD", "#CCEBC5", "#FFED6F")


## code

targetmatvec=unlist(targetmat)+1
yrange=range(targetmatvec[targetmatvec>0]);
# yrange[1]=1; # set the minimum value to 1
for(i in 1:length(targetmat)){
  vali=targetmat[[i]]+1;
  if(i==1){
    plot(1:length(vali),vali,type='b',las=1,pch=20,main=paste('sgRNAs in',targetgene),ylab='Read counts',xlab='Samples',xlim=c(0.7,length(vali)+0.3),ylim = yrange,col=colors[(i %% length(colors))],xaxt='n',log='y')
    axis(1,at=1:length(vali),labels=(collabel),las=2)
    # lines(0:100,rep(1,101),col='black');
  }else{
    lines(1:length(vali),vali,type='b',pch=20,col=colors[(i %% length(colors))])
  }
}




# parameters
# Do not modify the variables beginning with "__"
targetmat=list(c(471.1777197767532,1196.473623861113),c(344.4551056558661,697.5955391153065),c(535.6910506019321,992.1976392994596),c(233.8608242412736,686.4784787309987))
targetgene="ATPAF2"
collabel=c("baseline_1","fxn_1")

# set up color using RColorBrewer
#library(RColorBrewer)
#colors <- brewer.pal(length(targetgenelist), "Set1")

colors=c( "#E41A1C", "#377EB8", "#4DAF4A", "#984EA3", "#FF7F00",  "#A65628", "#F781BF",
          "#999999", "#66C2A5", "#FC8D62", "#8DA0CB", "#E78AC3", "#A6D854", "#FFD92F", "#E5C494", "#B3B3B3", 
          "#8DD3C7", "#FFFFB3", "#BEBADA", "#FB8072", "#80B1D3", "#FDB462", "#B3DE69", "#FCCDE5",
          "#D9D9D9", "#BC80BD", "#CCEBC5", "#FFED6F")


## code

targetmatvec=unlist(targetmat)+1
yrange=range(targetmatvec[targetmatvec>0]);
# yrange[1]=1; # set the minimum value to 1
for(i in 1:length(targetmat)){
  vali=targetmat[[i]]+1;
  if(i==1){
    plot(1:length(vali),vali,type='b',las=1,pch=20,main=paste('sgRNAs in',targetgene),ylab='Read counts',xlab='Samples',xlim=c(0.7,length(vali)+0.3),ylim = yrange,col=colors[(i %% length(colors))],xaxt='n',log='y')
    axis(1,at=1:length(vali),labels=(collabel),las=2)
    # lines(0:100,rep(1,101),col='black');
  }else{
    lines(1:length(vali),vali,type='b',pch=20,col=colors[(i %% length(colors))])
  }
}




# parameters
# Do not modify the variables beginning with "__"
targetmat=list(c(543.7552169550795,1304.864962608113),c(240.7729668296856,343.2392393654994),c(185.4758261223894,530.8396333506913),c(85.24975859041501,380.75931816253774))
targetgene="CSNK1A1"
collabel=c("baseline_1","fxn_1")

# set up color using RColorBrewer
#library(RColorBrewer)
#colors <- brewer.pal(length(targetgenelist), "Set1")

colors=c( "#E41A1C", "#377EB8", "#4DAF4A", "#984EA3", "#FF7F00",  "#A65628", "#F781BF",
          "#999999", "#66C2A5", "#FC8D62", "#8DA0CB", "#E78AC3", "#A6D854", "#FFD92F", "#E5C494", "#B3B3B3", 
          "#8DD3C7", "#FFFFB3", "#BEBADA", "#FB8072", "#80B1D3", "#FDB462", "#B3DE69", "#FCCDE5",
          "#D9D9D9", "#BC80BD", "#CCEBC5", "#FFED6F")


## code

targetmatvec=unlist(targetmat)+1
yrange=range(targetmatvec[targetmatvec>0]);
# yrange[1]=1; # set the minimum value to 1
for(i in 1:length(targetmat)){
  vali=targetmat[[i]]+1;
  if(i==1){
    plot(1:length(vali),vali,type='b',las=1,pch=20,main=paste('sgRNAs in',targetgene),ylab='Read counts',xlab='Samples',xlim=c(0.7,length(vali)+0.3),ylim = yrange,col=colors[(i %% length(colors))],xaxt='n',log='y')
    axis(1,at=1:length(vali),labels=(collabel),las=2)
    # lines(0:100,rep(1,101),col='black');
  }else{
    lines(1:length(vali),vali,type='b',pch=20,col=colors[(i %% length(colors))])
  }
}




# parameters
# Do not modify the variables beginning with "__"
targetmat=list(c(630.1569993102298,1228.4351724659975),c(142.8509468271819,122.28766422738438),c(399.75224636316227,971.3531510788828),c(0.0,118.11876658326901))
targetgene="HSD17B10"
collabel=c("baseline_1","fxn_1")

# set up color using RColorBrewer
#library(RColorBrewer)
#colors <- brewer.pal(length(targetgenelist), "Set1")

colors=c( "#E41A1C", "#377EB8", "#4DAF4A", "#984EA3", "#FF7F00",  "#A65628", "#F781BF",
          "#999999", "#66C2A5", "#FC8D62", "#8DA0CB", "#E78AC3", "#A6D854", "#FFD92F", "#E5C494", "#B3B3B3", 
          "#8DD3C7", "#FFFFB3", "#BEBADA", "#FB8072", "#80B1D3", "#FDB462", "#B3DE69", "#FCCDE5",
          "#D9D9D9", "#BC80BD", "#CCEBC5", "#FFED6F")


## code

targetmatvec=unlist(targetmat)+1
yrange=range(targetmatvec[targetmatvec>0]);
# yrange[1]=1; # set the minimum value to 1
for(i in 1:length(targetmat)){
  vali=targetmat[[i]]+1;
  if(i==1){
    plot(1:length(vali),vali,type='b',las=1,pch=20,main=paste('sgRNAs in',targetgene),ylab='Read counts',xlab='Samples',xlim=c(0.7,length(vali)+0.3),ylim = yrange,col=colors[(i %% length(colors))],xaxt='n',log='y')
    axis(1,at=1:length(vali),labels=(collabel),las=2)
    # lines(0:100,rep(1,101),col='black');
  }else{
    lines(1:length(vali),vali,type='b',pch=20,col=colors[(i %% length(colors))])
  }
}




# parameters
# Do not modify the variables beginning with "__"
targetmat=list(c(597.9003338976404,660.075460318268),c(1014.9329367318327,478.0335965252299),c(8.064166353147366,77.8194226901537),c(76.03356847253231,484.9817592654221))
targetgene="NPIPB6"
collabel=c("baseline_1","fxn_1")

# set up color using RColorBrewer
#library(RColorBrewer)
#colors <- brewer.pal(length(targetgenelist), "Set1")

colors=c( "#E41A1C", "#377EB8", "#4DAF4A", "#984EA3", "#FF7F00",  "#A65628", "#F781BF",
          "#999999", "#66C2A5", "#FC8D62", "#8DA0CB", "#E78AC3", "#A6D854", "#FFD92F", "#E5C494", "#B3B3B3", 
          "#8DD3C7", "#FFFFB3", "#BEBADA", "#FB8072", "#80B1D3", "#FDB462", "#B3DE69", "#FCCDE5",
          "#D9D9D9", "#BC80BD", "#CCEBC5", "#FFED6F")


## code

targetmatvec=unlist(targetmat)+1
yrange=range(targetmatvec[targetmatvec>0]);
# yrange[1]=1; # set the minimum value to 1
for(i in 1:length(targetmat)){
  vali=targetmat[[i]]+1;
  if(i==1){
    plot(1:length(vali),vali,type='b',las=1,pch=20,main=paste('sgRNAs in',targetgene),ylab='Read counts',xlab='Samples',xlim=c(0.7,length(vali)+0.3),ylim = yrange,col=colors[(i %% length(colors))],xaxt='n',log='y')
    axis(1,at=1:length(vali),labels=(collabel),las=2)
    # lines(0:100,rep(1,101),col='black');
  }else{
    lines(1:length(vali),vali,type='b',pch=20,col=colors[(i %% length(colors))])
  }
}



dev.off()
Sweave("totalNormTest_totalNormCount_screen1_summary.Rnw");
library(tools);

texi2dvi("totalNormTest_totalNormCount_screen1_summary.tex",pdf=TRUE);
